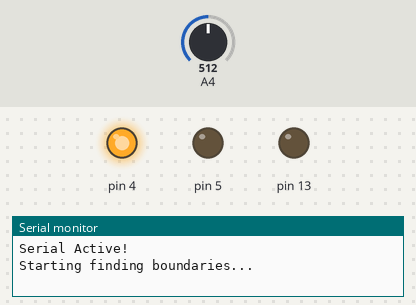
Recording of a sketch running on a simulated Arduino Uno, built with avr-gcc and run on an emulated ATmega328P. Shown: output pins drawn as LEDs (lit = HIGH), the last lines printed to the serial monitor. Inputs (shaded band) come from the test bench; at power-on: A4 = 512.

Above: at 1.2 s.
1.3 s: A4 set to 537
At 1.59 s:
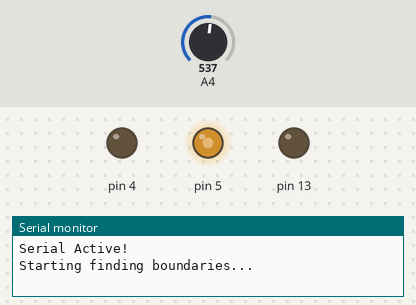
At 2.3 s:
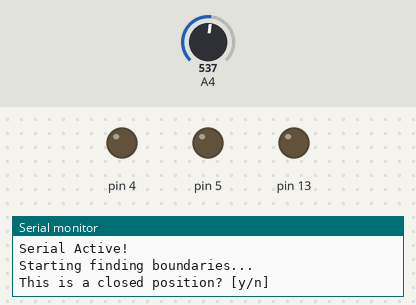
Timing chart, 0 to 4.3 s (numbered marks = the images above; inputs shaded):
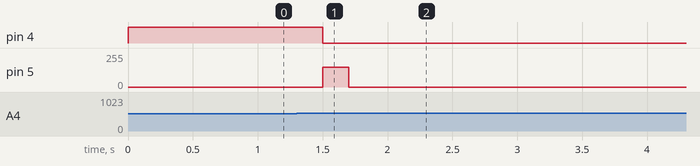

The sketch:

NewStvorkaTest.ino
```cpp
#include "StvorkaElement.h"

StvorkaElement stv1 = StvorkaElement(4,5,A4);

void setup() {
  // put your setup code here, to run once:
  pinMode(13,OUTPUT);
  Serial.begin(9600);
  while(!Serial);
  Serial.println("Serial Active!");
}

void loop() {
  // put your main code here, to run repeatedly:
  stv1.findBoundaries(200);
  analogWrite(13,100);
  delay(250);
  digitalWrite(13, LOW);
  delay(1750);
}
```

Element.h
```cpp
#include "Arduino.h"
/**
    Abstract class for Electronic Elements
*/
class Element {
protected:
    /**
        array* of pins which which this element needed to be used in its tasks
    */
    uint8_t* PINS;
    /**
        uint8_t value of Element which this element needed to be used in its tasks
    */
    uint8_t value;
    /**
        Private procedure that sets all power pins in uint8_t* PINS
    */
    void setPins(uint8_t* pins) {
        PINS = pins;
    }
    /**
        Private procedure that sets all pinMode to pins
    */
    virtual void setPinModes() = 0;
public:
    ~Element() {
        delete[] PINS;
    }
    /**
        Returns uint8_t value
    */
    uint8_t getValue() {
        return value;
    }
    /**
        Returns a pointer to uint8_t array representation of this object
    */
    virtual uint8_t* toByteArray() = 0;
};
```

StvorkaElement.h
```cpp
#include <stdint.h>
#include "Element.h"

class StvorkaElement : public Element {
protected:
  uint8_t openedValue;
  uint8_t closedValue;
  uint8_t POWER;
  uint8_t TOLERANCE;
  /**
    Private procedure that sets all pinMode to pins
  */
  void setPinModes() {
    pinMode(PINS[0], OUTPUT);
    pinMode(PINS[1], OUTPUT);
    pinMode(PINS[2], INPUT);
  }
public:
  // Default constructor: WITHOUT PINMODES!!!
  StvorkaElement() {
    setPins(new uint8_t[3] {0, 0, 0});
    setBoundaries(255, 0);
    value = 0;
    setConsts(150, 4);
  }
  // Constuctor by an array of 7, used together with readBytesFromEEPROM
  StvorkaElement(uint8_t* array) {
    setPins(new uint8_t[3]{ array[0], array[1], array[2] });
    setBoundaries(array[3], array[4]);
    setConsts(array[5], array[6]);
    setPinModes();
    getValue();
  }
  // Constructor with fields (Used in initial setup)
  StvorkaElement(uint8_t openPin, uint8_t closePin, uint8_t valuePin) {
    setPins(new uint8_t[3]{ openPin, closePin, valuePin });
    setPinModes();
    setBoundaries(255, 0);
    setConsts(150, 4);
    getValue();
  }
  // Set openedValue & closedValue
  void setBoundaries(uint8_t _openedValue, uint8_t _closedValue) {
    openedValue = _openedValue;
    closedValue = _closedValue;
  }
  void setConsts(uint8_t _power, uint8_t _tolerance) {
    POWER = _power;
    TOLERANCE = _tolerance;
  }
  uint8_t getValue() {
    uint8_t newValue = map(analogRead(PINS[2]), 0, 1023, 0, 255);
    value = newValue;
    return value;
  }
  /**
    Procedure to find Boundaries value, by turning element until it can't in both directions
    and the final user input in the Serial which position is closed
  */
  uint8_t findBoundaries(uint8_t interruptionTime) {
    if (!Serial) {
      return 1;
    }
    Serial.println("Starting finding boundaries...");
    // turning stvorka to max physically posible value of 'openedValue'
    analogWrite(PINS[0], POWER);
    digitalWrite(PINS[1], LOW);
    long start = millis();
    uint8_t oldValue = getValue();
    while (!((millis() - start) >= interruptionTime)) {
      if (abs(oldValue - getValue()) <= TOLERANCE) {
        start = millis();
        oldValue = value;
      }
    }
    openedValue = value;
    // turning stvorka to max physically posible value of 'closedValue'
    digitalWrite(PINS[0], LOW);
    analogWrite(PINS[1], POWER);
    start = millis();
    while (!((millis() - start) >= interruptionTime)) {
      if (abs(oldValue - getValue()) <= TOLERANCE) {
        start = millis();
        oldValue = value;
      }
    }
    closedValue = value;
    digitalWrite(PINS[1], LOW);
    // part where opened and closed position specifies
    Serial.println("This is a closed position? [y/n]");
    while (!(Serial.available() > 0)) {
      delay(100);
    }
    if (Serial.read() != 'y') {
      uint16_t buffer = PINS[0];
      setPins(new uint8_t[3]{ PINS[1], PINS[0], PINS[2] });
      closeSrvorka();
    }
    Serial.print("openedValue = ");
    Serial.println(openedValue);
    Serial.print("closedValue = ");
    Serial.println(closedValue);
    Serial.println("Boundaries was adjusted!");
    return 0;
  }
  // Metod that turn stvorka to opened position
  void openSrvorka() {
    //Serial.println("opening...");
    analogWrite(PINS[0], POWER);
    digitalWrite(PINS[1], LOW);
    while (abs(openedValue - getValue()) > TOLERANCE);
    digitalWrite(PINS[0], LOW);
  }
  // Metod that turn stvorka to closed position
  void closeSrvorka() {
    //Serial.println("closing...");
    analogWrite(PINS[1], POWER);
    digitalWrite(PINS[0], LOW);
    while (abs(closedValue - getValue()) > TOLERANCE);
    digitalWrite(PINS[1], LOW);
  }
  /**
    Returns a pointer to uint8_t array representation of this object
  */
  uint8_t* toByteArray() {
    return new uint8_t[7]{ PINS[0], PINS[1], PINS[2], openedValue, closedValue, POWER, TOLERANCE };
  }
};
```

Measured:
- the behaviour switches between 529 and 530 on A4 (found by bisection; images 0 and 1)
- after the input at 1.3 s, pin 4: HIGH → LOW after 0.20 s; pin 5: 0/255 → 150/255 after 0.20 s, → 0/255 0.20 s later
